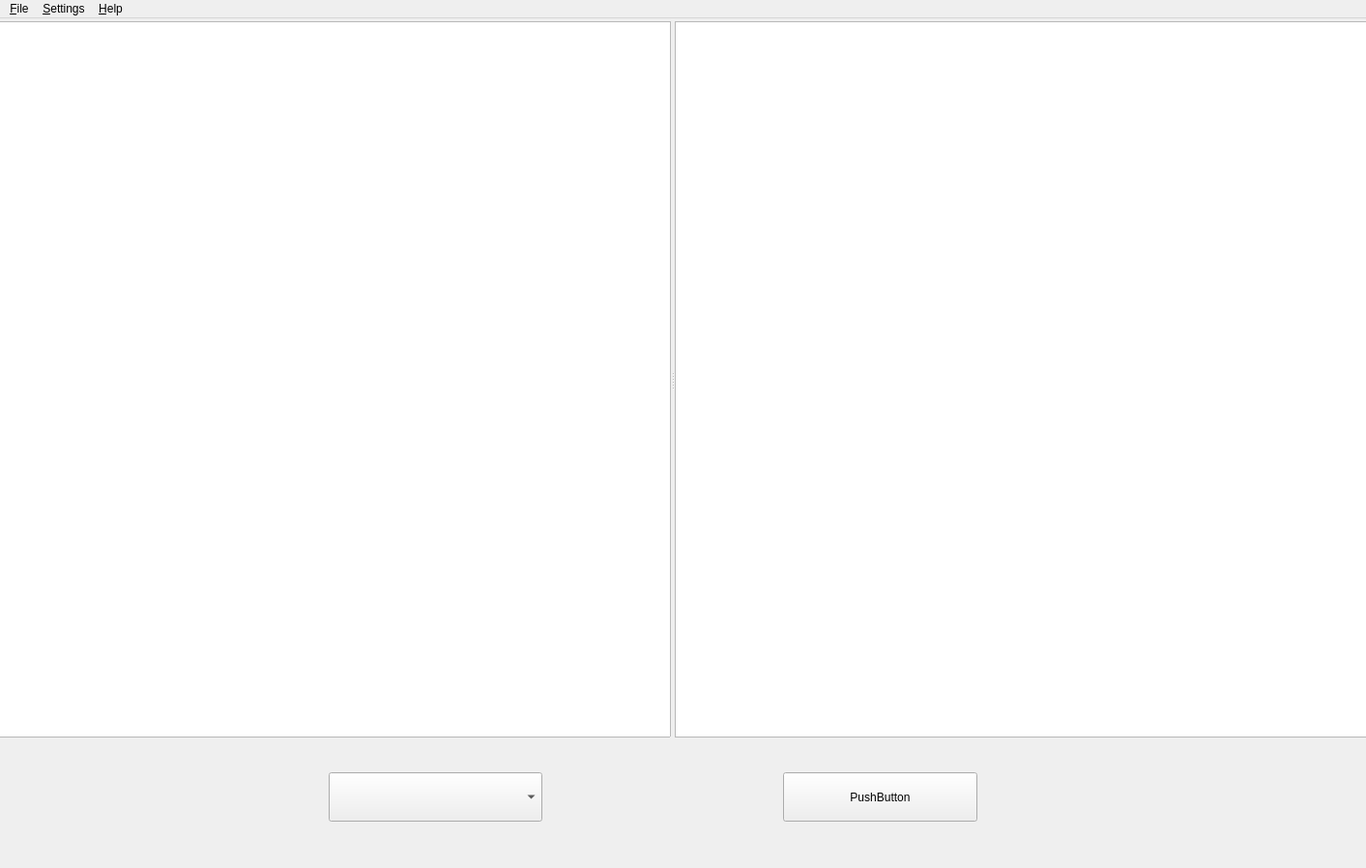
<?xml version="1.0" encoding="UTF-8"?>
<ui version="4.0">
 <class>MainWindow</class>
 <widget class="QMainWindow" name="MainWindow">
  <property name="geometry">
   <rect>
    <x>0</x>
    <y>0</y>
    <width>1413</width>
    <height>898</height>
   </rect>
  </property>
  <property name="windowTitle">
   <string>Pengfei data manager</string>
  </property>
  <widget class="QWidget" name="centralwidget">
   <widget class="QPushButton" name="pushButton">
    <property name="geometry">
     <rect>
      <x>810</x>
      <y>780</y>
      <width>201</width>
      <height>51</height>
     </rect>
    </property>
    <property name="text">
     <string>PushButton</string>
    </property>
   </widget>
   <widget class="QComboBox" name="comboBox">
    <property name="geometry">
     <rect>
      <x>340</x>
      <y>780</y>
      <width>221</width>
      <height>51</height>
     </rect>
    </property>
   </widget>
   <widget class="QSplitter" name="splitter">
    <property name="geometry">
     <rect>
      <x>-25</x>
      <y>3</y>
      <width>1441</width>
      <height>741</height>
     </rect>
    </property>
    <property name="orientation">
     <enum>Qt::Horizontal</enum>
    </property>
    <widget class="QWidget" name="horizontalLayoutWidget">
     <layout class="QHBoxLayout" name="horizontalLayout">
      <item>
       <widget class="QTreeView" name="treeView"/>
      </item>
     </layout>
    </widget>
    <widget class="QWidget" name="horizontalLayoutWidget_2">
     <layout class="QHBoxLayout" name="horizontalLayout_2">
      <item>
       <widget class="QTableView" name="tableView"/>
      </item>
     </layout>
    </widget>
   </widget>
  </widget>
  <widget class="QMenuBar" name="menubar">
   <property name="geometry">
    <rect>
     <x>0</x>
     <y>0</y>
     <width>1413</width>
     <height>19</height>
    </rect>
   </property>
   <widget class="QMenu" name="menu_File">
    <property name="title">
     <string>&amp;File</string>
    </property>
    <addaction name="action_New"/>
    <addaction name="action_Open"/>
    <addaction name="actionOpen_Recent"/>
    <addaction name="action_Save"/>
    <addaction name="action_Exit"/>
   </widget>
   <widget class="QMenu" name="menu_Settings">
    <property name="title">
     <string>&amp;Settings</string>
    </property>
   </widget>
   <widget class="QMenu" name="menu_Help">
    <property name="title">
     <string>&amp;Help</string>
    </property>
   </widget>
   <addaction name="menu_File"/>
   <addaction name="menu_Settings"/>
   <addaction name="menu_Help"/>
  </widget>
  <action name="action_New">
   <property name="text">
    <string>&amp;New</string>
   </property>
  </action>
  <action name="action_Open">
   <property name="text">
    <string>&amp;Open</string>
   </property>
  </action>
  <action name="actionOpen_Recent">
   <property name="text">
    <string>Open &amp;Recent</string>
   </property>
  </action>
  <action name="action_Save">
   <property name="text">
    <string>&amp;Save</string>
   </property>
  </action>
  <action name="action_Exit">
   <property name="text">
    <string>&amp;Exit</string>
   </property>
  </action>
 </widget>
 <resources/>
 <connections/>
</ui>
